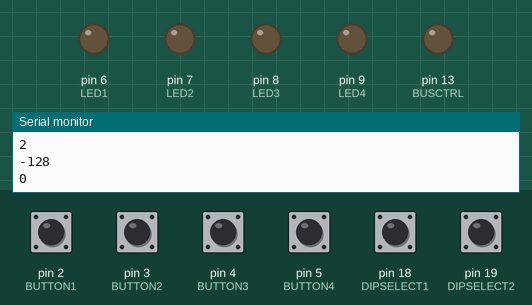
The program below on a simulated Arduino Uno, built with avr-gcc and run on an emulated ATmega328P. On the bench: output pins drawn as LEDs (lit = HIGH), the last lines printed to the serial monitor. The inputs (shaded band) are chosen by the test bench; at power-on: pin 19 (DIPSELECT2) HIGH, pin 2 (BUTTON1), pin 3 (BUTTON2), pin 4 (BUTTON3), pin 5 (BUTTON4), pin 18 (DIPSELECT1) LOW.

Above: at 1.2 s.
1.3 s: pin 2 (BUTTON1) pulled HIGH for 0.15 s
At 2.6 s:
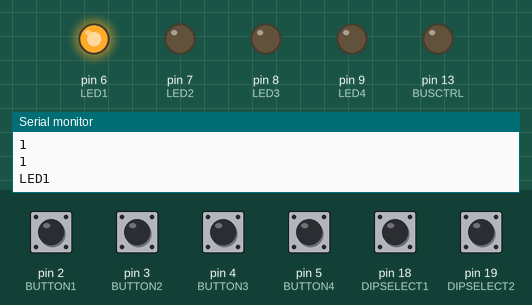
3.1 s: pin 3 (BUTTON2) pulled HIGH for 0.15 s
At 4.6 s:
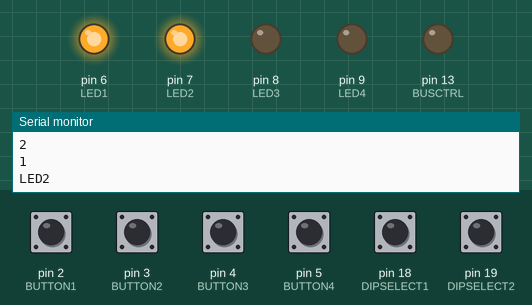
4.9 s: pin 4 (BUTTON3) pulled HIGH for 0.15 s
At 6.4 s:
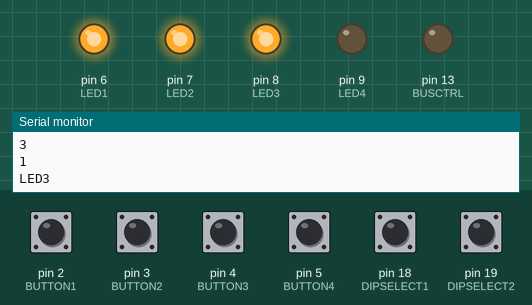
6.7 s: pin 5 (BUTTON4) pulled HIGH for 0.15 s
At 8.2 s:
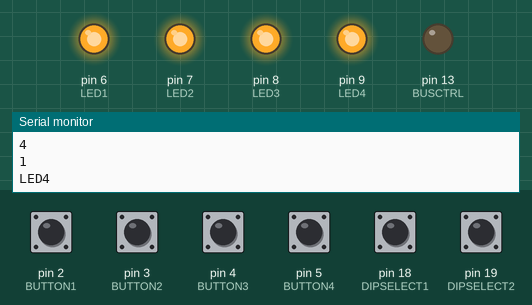
8.5 s: pin 2 (BUTTON1) pulled HIGH for 1 s
At 10.6 s:
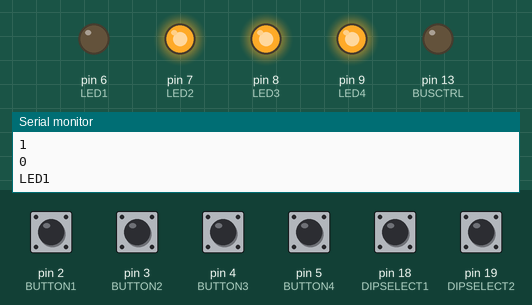
11.2 s: pin 3 (BUTTON2) pulled HIGH for 1 s
At 13.8 s:
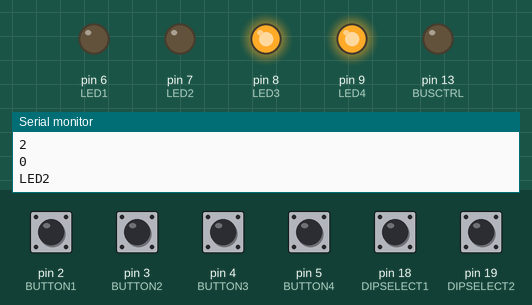
Timing chart, 0 to 14.9 s (numbered marks = the images above; inputs shaded):
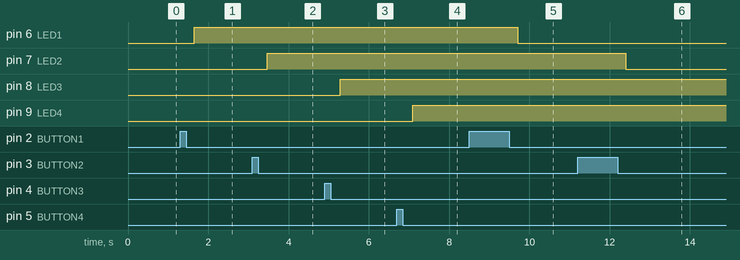

The program:

main.cpp
```cpp
#include <Arduino.h>
#include <Ticker.h>
#include "Floor0.h"
#include "rtwtypes.h"
#include <SoftwareSerial.h>

static Toggle rtObj;
// Instance of model class
SoftwareSerial BusSerial(BUSRX, BUSTX);
char registerAddress;
char deviceAddress;
char bufferRead;
int bits[4];
int button[4] = {0};
char received[4];
float temperature;
int optimalTemperature;

int curr_dip = 0, last_dip = 0;

void writeToBus(char registerAddress, char deviceAddress, int data)
{
  digitalWrite(BUSCTRL, HIGH);
  Serial.println("write");
  Serial.println(int(deviceAddress));
  Serial.println(int(registerAddress));
  Serial.println(data);
  BusSerial.write(deviceAddress);
  BusSerial.write(registerAddress);
  BusSerial.write((char)data);
  // BusSerial.flush();
  digitalWrite(BUSCTRL, LOW);
  delay(10);
}

void InterruptSrevicesHandler1()
{
  button[0] = !button[0];
  rtObj.changeButtonState(1);
  delay(2);
  Serial.println("InterruptSrevicesHandler1");
  registerAddress = 0b00000001;
  writeToBus(registerAddress, deviceAddress, button[0]);
}
void InterruptSrevicesHandler2()
{
  button[1] = !button[1];
  rtObj.changeButtonState(2);
  delay(2);
  Serial.println("InterruptSrevicesHandler2");
  registerAddress = 0b00000010;
  writeToBus(registerAddress, deviceAddress, button[1]);
}
void InterruptSrevicesHandler3()
{
  button[2] = !button[2];
  rtObj.changeButtonState(3);
  delay(2);
  Serial.println("InterruptSrevicesHandler3");
  registerAddress = 0b00000011;
  writeToBus(registerAddress, deviceAddress, button[2]);
}

void InterruptSrevicesHandler4()
{
  button[3] = !button[3];
  rtObj.changeButtonState(4);
  delay(2);
  Serial.println("InterruptSrevicesHandler4");
  registerAddress = 0b00000100;
  writeToBus(registerAddress, deviceAddress, button[3]);
}

void InterruptSrevicesHandlerRead(char data, int pol)
{
  button[pol] = data;
  switch (pol)
  {
  case 0:
    rtObj.rtY.l1 = data ? true : false;
    digitalWrite(LED1, rtObj.rtY.l1 == true ? HIGH : LOW);
    break;

  case 1:
    rtObj.rtY.l2 = data ? true : false;
    digitalWrite(LED2, rtObj.rtY.l2 == true ? HIGH : LOW);
    break;
  case 2:
    rtObj.rtY.l3 = data ? true : false;
    digitalWrite(LED3, rtObj.rtY.l3 == true ? HIGH : LOW);
    break;
  case 3:
    rtObj.rtY.l4 = data ? true : false;
    digitalWrite(LED4, rtObj.rtY.l4 == true ? HIGH : LOW);
    break;

  default:
    break;
  }
}

void synchToSlave(int salveNumber)
{
  writeToBus(0b10000000, char(salveNumber), 0b00000000);
}


void rt_OneStep(void);
void rt_OneStep(void)
{
  static boolean_T OverrunFlag = false;

  // Disable interrupts here

  // Check for overrun
  if (OverrunFlag)
  {
    rtmSetErrorStatus(rtObj.getRTM(), "Overrun");
    return;
  }

  OverrunFlag = true;

  // Save FPU context here (if necessary)
  // Re-enable timer or interrupt here
  // Set model inputs here

  // Step the model
  rtObj.step();

  // Get model outputs here

  // Indicate task complete
  OverrunFlag = false;

  // Disable interrupts here
  // Restore FPU context here (if necessary)
  // Enable interrupts here
}

Ticker timer1(rt_OneStep, 200);

void setup()
{
  // put your setup code here, to run once:
  pinMode(BUTTON1, INPUT);
  pinMode(BUTTON2, INPUT);
  pinMode(BUTTON3, INPUT);
  pinMode(BUTTON4, INPUT);
  pinMode(DIPSELECT1, INPUT);
  pinMode(DIPSELECT2, INPUT);

  pinMode(LED1, OUTPUT);
  pinMode(LED2, OUTPUT);
  pinMode(LED3, OUTPUT);
  pinMode(LED4, OUTPUT);

  pinMode(BUSCTRL, OUTPUT);
  digitalWrite(BUSCTRL, LOW);

  Serial.begin(9600);
  Serial.setTimeout(100);

  rtObj.initialize();
  timer1.start();

  BusSerial.begin(9600);
  BusSerial.setTimeout(100);
  // delay(2);
  // Serial.println("Chera?");
}

void syncWithSlave(char data)
{

  button[0] = (data & 0b00000001) >> 0;
  button[1] = (data & 0b00000010) >> 1;
  button[2] = (data & 0b00000100) >> 2;
  button[3] = (data & 0b00001000) >> 3;
  InterruptSrevicesHandlerRead((data & 0b00000001) >> 0, 0);
  InterruptSrevicesHandlerRead((data & 0b00000010) >> 1, 1);
  InterruptSrevicesHandlerRead((data & 0b00000100) >> 2, 2);
  InterruptSrevicesHandlerRead((data & 0b00001000) >> 3, 3);
}
void synctemperWithSlave(float temper, int optimal){
  temperature = temper;
  optimalTemperature = optimal;
  Serial.print("temperature: ");
  Serial.println(temperature);
  Serial.print("temperature: ");
  Serial.println(optimalTemperature);
}

void bus(int phy, int reg, int dat)
{
  digitalWrite(10, HIGH);
  Serial.write(phy);
  Serial.write(reg);
  Serial.write(dat);
  Serial.flush();
  digitalWrite(10, LOW);
  delay(100);
}

void loop()
{
  // put your main code here, to run repeatedly:
  // Serial.print(BusSerial.available());
  curr_dip = (digitalRead(DIPSELECT2) * 2) + (digitalRead(DIPSELECT1));
  if (last_dip != curr_dip)
  {
    Serial.println("change dip switch");
    Serial.println(curr_dip);


    if (digitalRead(DIPSELECT1) && !digitalRead(DIPSELECT2))
    {
      deviceAddress = 0b00000001;
      //sync with slave
      writeToBus(0b10000000, char(1), 0b00000000);
    }
    else if (digitalRead(DIPSELECT2) && !digitalRead(DIPSELECT1))
    {
      deviceAddress = 0b00000010;
      writeToBus(0b10000000, char(2), 0b00000000);
    }
    else if (digitalRead(DIPSELECT2) && digitalRead(DIPSELECT1))
    {
      deviceAddress = 0b00000011;
      writeToBus(0b10000000, char(3), 0b00000000);
    }
    else
    {
      writeToBus(0b10000000, char(-1), 0b00000000);
    }
    last_dip = curr_dip;
  }
  if (BusSerial.available() > 0)
  {
    delay(2);

    BusSerial.readBytes(received, 3);
    if (received[0] == 15)
    {
      Serial.println("15 recived");
      switch (received[1])
      {
      case 1:
        InterruptSrevicesHandlerRead(received[2], 0);
        break;
      case 2:
        InterruptSrevicesHandlerRead(received[2], 1);
        break;
      case 3:
        InterruptSrevicesHandlerRead(received[2], 2);
        break;
      case 4:
        InterruptSrevicesHandlerRead(received[2], 3);
        break;
      case 8:
        Serial.print("temper recived : ");
        temperature = received[2];
        Serial.println(temperature);
        break;
      case 9:
        Serial.print("opttemper recived : ");
        optimalTemperature = received[2];
        Serial.println(optimalTemperature);
        break;
      case -128:
          syncWithSlave(received[2]);
        break;

      default:
        break;
      }
    }
    // buffer is your received data...
  }
  else if (digitalRead(BUTTON1))
  {
    InterruptSrevicesHandler1();
    while (digitalRead(BUTTON1))
      ;
  }
  else if (digitalRead(BUTTON2))
  {
    InterruptSrevicesHandler2();
    while (digitalRead(BUTTON2))
      ;
  }
  else if (digitalRead(BUTTON3))
  {
    InterruptSrevicesHandler3();
    while (digitalRead(BUTTON3))
      ;
  }
  else if (digitalRead(BUTTON4))
  {
    InterruptSrevicesHandler4();
    while (digitalRead(BUTTON4))
      ;
  }

  delay(2);
  timer1.update();
}
```

Floor0.h
```cpp
//
// File: Floor0.h
//
// Code generated for Simulink model 'Floor0'.
//
// Model version                  : 1.28
// Simulink Coder version         : 9.1 (R2019a) 23-Nov-2018
// C/C++ source code generated on : Fri Jan 24 16:51:36 2020
//
// Target selection: ert.tlc
// Embedded hardware selection: Atmel->AVR
// Code generation objectives:
//    1. Execution efficiency
//    2. RAM efficiency
// Validation result: Not run
//
#ifndef RTW_HEADER_Floor0_h_
#define RTW_HEADER_Floor0_h_
#ifndef Floor0_COMMON_INCLUDES_
#define Floor0_COMMON_INCLUDES_
#include "rtwtypes.h"
#endif // Floor0_COMMON_INCLUDES_

// Macros for accessing real-time model data structure
#ifndef rtmGetErrorStatus
#define rtmGetErrorStatus(rtm) ((rtm)->errorStatus)
#endif

#ifndef rtmSetErrorStatus
#define rtmSetErrorStatus(rtm, val) ((rtm)->errorStatus = (val))
#endif

// Forward declaration for rtModel
typedef struct tag_RTM RT_MODEL;

// Our custom pins
#define BUTTON1 2
#define BUTTON2 3
#define BUTTON3 4
#define BUTTON4 5

#define LED1 6
#define LED2 7
#define LED3 8
#define LED4 9

#define BUSRX 11
#define BUSTX 12
#define BUSCTRL 13

#define DIPSELECT1 18
#define DIPSELECT2 19

// Block signals and states (default storage) for system '<Root>'
typedef struct
{
  uint8_T is_active_c3_Floor0; // '<Root>/Floor'
  uint8_T is_c3_Floor0;        // '<Root>/Floor'
} DW;

// External inputs (root inport signals with default storage)
typedef struct
{
  boolean_T b1; // '<Root>/b1'
  boolean_T b2; // '<Root>/b2'
  boolean_T b3; // '<Root>/b3'
  boolean_T b4; // '<Root>/b4'
} ExtU;

// External outputs (root outports fed by signals with default storage)
typedef struct
{
  boolean_T l1; // '<Root>/l1'
  boolean_T l2; // '<Root>/l2'
  boolean_T l3; // '<Root>/l3'
  boolean_T l4; // '<Root>/l4'
} ExtY;

// Real-time Model Data Structure
struct tag_RTM
{
  const char_T *volatile errorStatus;
};

// Class declaration for model Floor0
class Toggle
{
  // public data and function members
public:
  // External inputs
  ExtU rtU;

  // External outputs
  ExtY rtY;

  // model initialize function
  void initialize();

  void changeButtonState(int button);

  // model step function
  void step();

  // Constructor
  Toggle();

  // Destructor
  ~Toggle();

  // Real-Time Model get method
  RT_MODEL *getRTM();

  // private data and function members
private:
  // Block signals and states
  DW rtDW;

  // Real-Time Model
  RT_MODEL rtM;
};

//-
//  The generated code includes comments that allow you to trace directly
//  back to the appropriate location in the model.  The basic format
//  is <system>/block_name, where system is the system number (uniquely
//  assigned by Simulink) and block_name is the name of the block.
//
//  Note that this particular code originates from a subsystem build,
//  and has its own system numbers different from the parent model.
//  Refer to the system hierarchy for this subsystem below, and use the
//  MATLAB hilite_system command to trace the generated code back
//  to the parent model.  For example,
//
//  hilite_system('Project/Floor')    - opens subsystem Project/Floor
//  hilite_system('Project/Floor/Kp') - opens and selects block Kp
//
//  Here is the system hierarchy for this model
//
//  '<Root>' : 'Project'
//  '<S1>'   : 'Project/Floor'

#endif // RTW_HEADER_Floor0_h_

//
// File trailer for generated code.
//
// [EOF]
//
```

MasterCtrl.h
```cpp
//
// File: MasterModel.h
//
// Code generated for Simulink model 'MasterModel'.
//
// Model version                  : 1.4
// Simulink Coder version         : 9.1 (R2019a) 23-Nov-2018
// C/C++ source code generated on : Mon Jan 24 18:32:35 2020
//
// Target selection: ert.tlc
// Embedded hardware selection: Atmel->AVR
// Code generation objectives:
//    1. Execution efficiency
//    2. RAM efficiency
// Validation result: Not run
//
#ifndef RTW_HEADER_MasterCtrl_h_
#define RTW_HEADER_MasterCtrl_h_
#ifndef MasterCtrl_COMMON_INCLUDES_
#define MasterCtrl_COMMON_INCLUDES_
#include "rtwtypes.h"
#endif // MasterCtrl_COMMON_INCLUDES_

// Macros for accessing real-time model data structure
#ifndef rtmGetErrorStatus
#define rtmGetErrorStatus(rtm) ((rtm)->errorStatus)
#endif

#ifndef rtmSetErrorStatus
#define rtmSetErrorStatus(rtm, val) ((rtm)->errorStatus = (val))
#endif

// Forward declaration for rtModel
typedef struct tag_RTM RT_MODEL;

// Block signals and states (default storage) for system '<Root>'
typedef struct
{
  uint8_T is_active_c3_MasterCtrl; // '<Root>/MasterModel'
  uint8_T is_c3_MasterCtrl;        // '<Root>/MasterModel'
  uint8_T is_Read;                 // '<Root>/MasterModel'
  uint8_T is_Write;                // '<Root>/MasterModel'
  boolean_T wrt2Bus;               // '<Root>/MasterModel'
} DW;

// Real-time Model Data Structure
struct tag_RTM
{
  const char_T *volatile errorStatus;
};

// Class declaration for model MasterModel
class MasterModel
{
  // public data and function members
public:
  // model initialize function
  void initialize();

  // model step function
  void step();

  // Constructor
  MasterModel();

  // Destructor
  ~MasterModel();

  // Real-Time Model get method
  RT_MODEL *getRTM();

  // private data and function members
private:
  // Block signals and states
  DW rtDW;

  // Real-Time Model
  RT_MODEL rtM;
};

//-
//  The generated code includes comments that allow you to trace directly
//  back to the appropriate location in the model.  The basic format
//  is <system>/block_name, where system is the system number (uniquely
//  assigned by Simulink) and block_name is the name of the block.
//
//  Use the MATLAB hilite_system command to trace the generated code back
//  to the model.  For example,
//
//  hilite_system('<S3>')    - opens system 3
//  hilite_system('<S3>/Kp') - opens and selects block Kp which resides in S3
//
//  Here is the system hierarchy for this model
//
//  '<Root>' : 'MasterModel'
//  '<S1>'   : 'MasterModel/MasterModel'

#endif // RTW_HEADER_MasterCtrl_h_

//
// File trailer for generated code.
//
// [EOF]
//
```

rtwtypes.h
```cpp
//
// File: rtwtypes.h
//
// Code generated for Simulink model 'Floor0'.
//
// Model version                  : 1.28
// Simulink Coder version         : 9.1 (R2019a) 23-Nov-2018
// C/C++ source code generated on : Fri Jan 24 16:51:36 2020
//
// Target selection: ert.tlc
// Embedded hardware selection: Atmel->AVR
// Code generation objectives:
//    1. Execution efficiency
//    2. RAM efficiency
// Validation result: Not run
//

#ifndef RTWTYPES_H
#define RTWTYPES_H

// Logical type definitions
#if (!defined(__cplusplus))
#  ifndef false
#   define false                       (0U)
#  endif

#  ifndef true
#   define true                        (1U)
#  endif
#endif

//=======================================================================*
//  Target hardware information
//    Device type: Atmel->AVR
//    Number of bits:     char:   8    short:   16    int:  16
//                        long:  32    long long:  64
//                        native word size:   8
//    Byte ordering: LittleEndian
//    Signed integer division rounds to: Zero
//    Shift right on a signed integer as arithmetic shift: on
// =======================================================================

//=======================================================================*
//  Fixed width word size data types:                                     *
//    int8_T, int16_T, int32_T     - signed 8, 16, or 32 bit integers     *
//    uint8_T, uint16_T, uint32_T  - unsigned 8, 16, or 32 bit integers   *
// =======================================================================
typedef signed char int8_T;
typedef unsigned char uint8_T;
typedef int int16_T;
typedef unsigned int uint16_T;
typedef long int32_T;
typedef unsigned long uint32_T;
typedef long long int64_T;
typedef unsigned long long uint64_T;

//===========================================================================*
//  Generic type definitions: boolean_T, char_T, byte_T, int_T, uint_T,       *
//                            ulong_T, ulonglong_T.                           *
// ===========================================================================
typedef unsigned char boolean_T;
typedef int int_T;
typedef unsigned int uint_T;
typedef unsigned long ulong_T;
typedef unsigned long long ulonglong_T;
typedef char char_T;
typedef unsigned char uchar_T;
typedef char_T byte_T;

//=======================================================================*
//  Min and Max:                                                          *
//    int8_T, int16_T, int32_T     - signed 8, 16, or 32 bit integers     *
//    uint8_T, uint16_T, uint32_T  - unsigned 8, 16, or 32 bit integers   *
// =======================================================================
#define MAX_int8_T                     ((int8_T)(127))
#define MIN_int8_T                     ((int8_T)(-128))
#define MAX_uint8_T                    ((uint8_T)(255U))
#define MAX_int16_T                    ((int16_T)(32767))
#define MIN_int16_T                    ((int16_T)(-32768))
#define MAX_uint16_T                   ((uint16_T)(65535U))
#define MAX_int32_T                    ((int32_T)(2147483647L))
#define MIN_int32_T                    ((int32_T)(-2147483647L-1L))
#define MAX_uint32_T                   ((uint32_T)(0xFFFFFFFFUL))
#define MAX_int64_T                    ((int64_T)(9223372036854775807LL))
#define MIN_int64_T                    ((int64_T)(-9223372036854775807LL-1LL))
#define MAX_uint64_T                   ((uint64_T)(0xFFFFFFFFFFFFFFFFULL))

// Block D-Work pointer type
typedef void * pointer_T;

#endif                                 // RTWTYPES_H

//
// File trailer for generated code.
//
// [EOF]
//
```

Source omitted: Floor0.cpp (3992 bytes), MasterCtrl.cpp (2682 bytes)

Measured:
- after the input at 1.3 s, pin 6 (LED1): LOW → HIGH after 0.36 s
- after the input at 3.1 s, pin 7 (LED2): LOW → HIGH after 0.37 s
- after the input at 4.9 s, pin 8 (LED3): LOW → HIGH after 0.38 s
- after the input at 6.7 s, pin 9 (LED4): LOW → HIGH after 0.40 s
- after the input at 8.5 s, pin 6 (LED1): HIGH → LOW after 1.2 s
- after the input at 11.2 s, pin 7 (LED2): HIGH → LOW after 1.2 s
